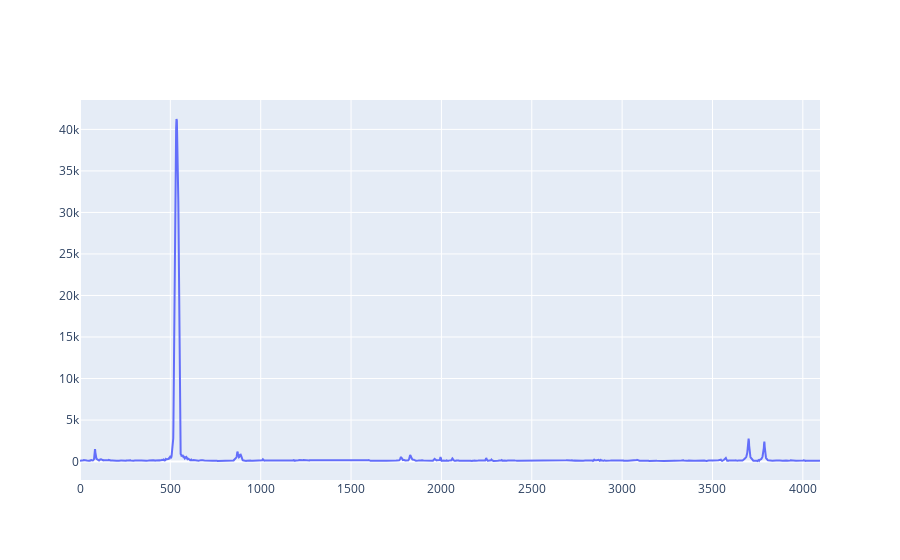

Notebook source saved alongside this figure:
### Code cell
fig = go.Figure()
fig.add_trace(
    go.Scatter(
        y=maxima_spectrum
    )
)

### Figure 1 — Plotly figure (JSON) as saved in the notebook; plotly's stock layout.template omitted (floating-point values rounded to 4 significant figures; data arrays with more than 128 entries replaced by an {"elided": "..."} marker saying what was removed)
{"data": [{"type": "scatter", "y": {"elided": "4096 float values"}}], "layout": {}}
